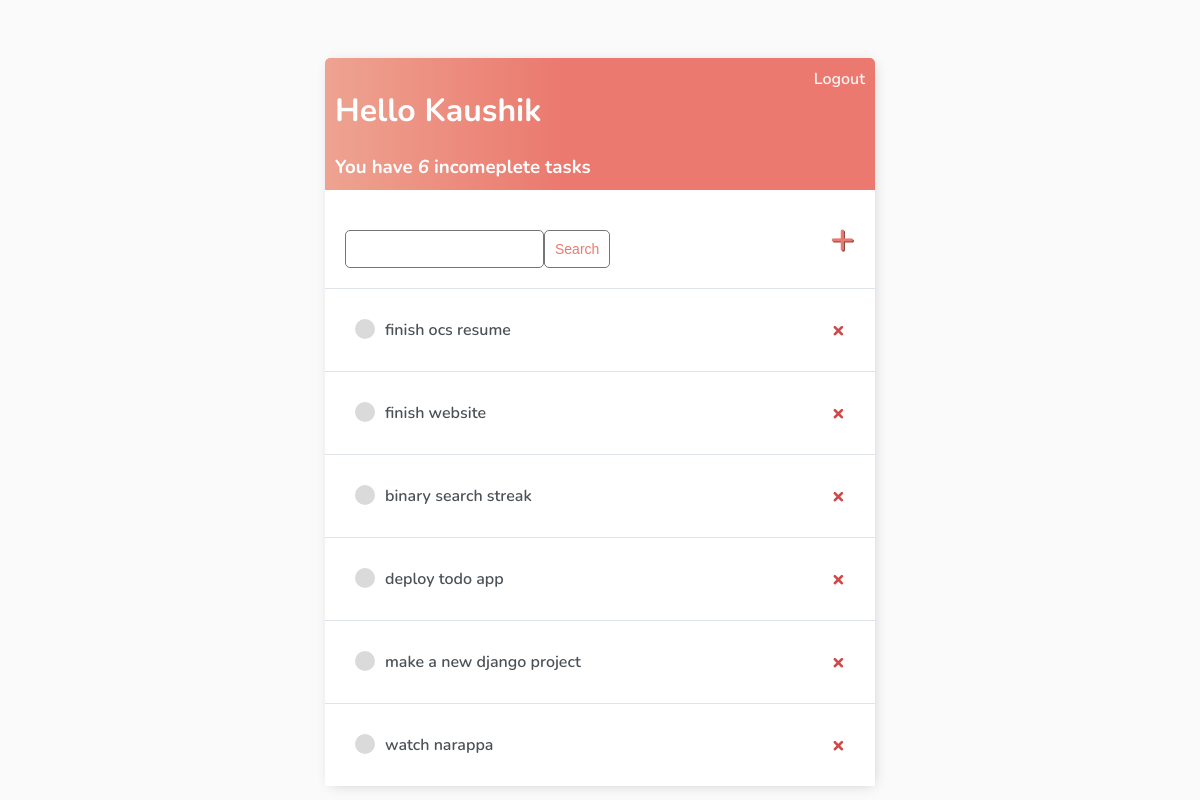
Page / (signed in) on the earlier database version.
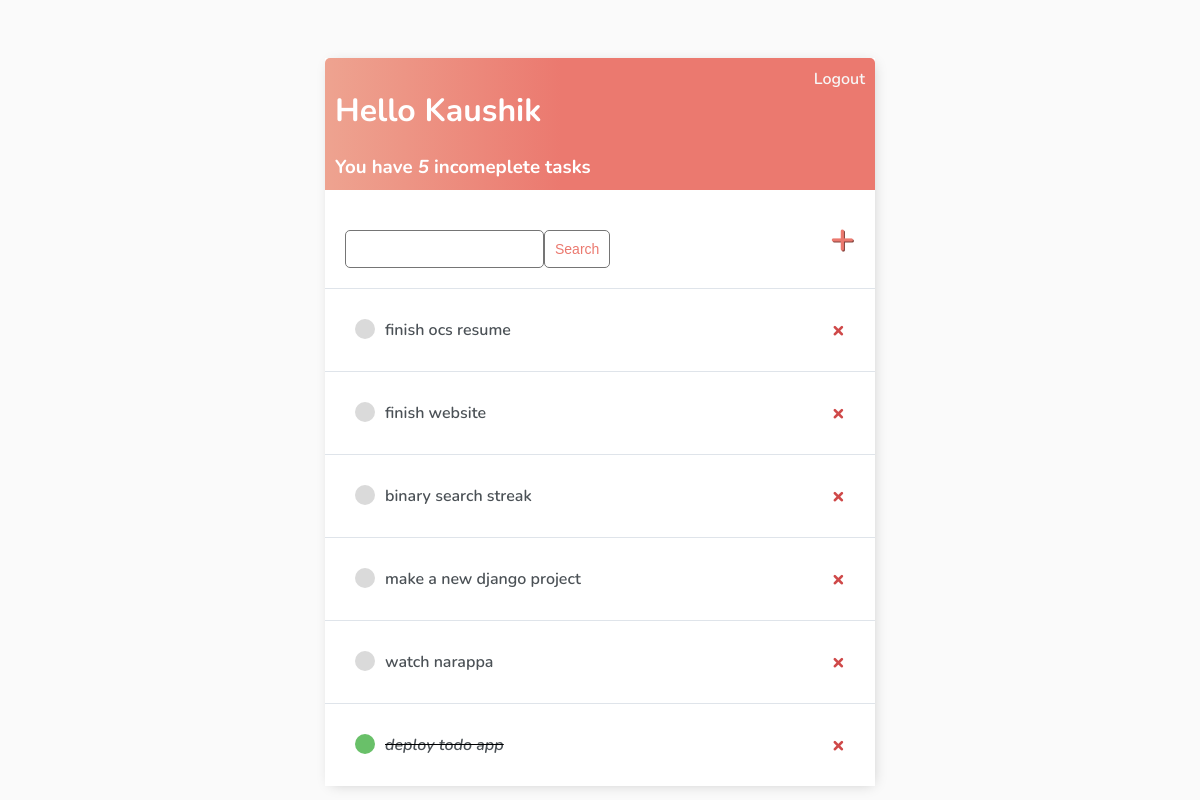
Same page on the later database version.
### base/models.py (models this page shows)
class Task(models.Model):
    user = models.ForeignKey(User,on_delete=CASCADE, null=True, blank=True)
    title = models.CharField(max_length=200)
    description = models.TextField(null=True, blank=True)
    complete = models.BooleanField(default=False)
    created = models.DateTimeField(auto_now_add=True)
    def __str__(self):
        return self.title
    class Meta:
        ordering = ['complete']

### base/views.py (the view)
# urls.py: path('', TaskList.as_view(), name='tasks'),
class TaskList(LoginRequiredMixin, ListView):
    model = Task
    context_object_name = 'tasks'
    def get_context_data(self, **kwargs):
        context = super().get_context_data(**kwargs)
        context['tasks'] = context['tasks'].filter(user=self.request.user)
        context['count'] = context['tasks'].filter(complete=False).count()
        search_input = self.request.GET.get('search-area') or ''
        if search_input:
            context['tasks'] = context['tasks'].filter(title__startswith=search_input)
        context['search_input'] = search_input
        return context

### base/templates/base/task_list.html
{% extends 'base/main.html' %}
{% block content %}
<div class="header-bar">
    <div>
        <h1>Hello {{request.user|title}}</h1>
        <h3 style="margin: 0;">You have <i>{{count}}</i> incomeplete task{{count|pluralize:"s"}}</h3>
    </div>
    {% if request.user.is_authenticated %}
    <a href="{% url 'logout' %}">Logout</a>
    {% else %}
    <a href="{% url 'login' %}">Login</a>
    {% endif %}
</div>
<div id="search-add-wrapper">
    <form method="GET" style="margin-top: 20px;display: flex;">
        <input type="text" name="search-area" value="{{search_input}}">
        <input class="button" type="submit" value="Search">
    </form>
    <a id="add-link" href="{% url 'task-create' %}">&#x2b;</a>
</div>
<div class="task-items-wrapper">
    {% for task in tasks %}
    <div class="task-wrapper">
        {% if task.complete %}
        <div class="task-title">
            <div class="task-complete-icon"></div>
            <i><s><a href="{% url 'task-update' task.id %}">{{task}}</a></s></i>
        </div>
        <a class="delete-link" href="{% url 'task-delete' task.id %}">&#215;</a>
        {% else %}
        <div class="task-title">
            <div class="task-incomplete-icon"></div>
            <a href="{% url 'task-update' task.id %}">{{task}}</a>
        </div>
        <a class="delete-link" href="{% url 'task-delete' task.id %}">&#215;</a>
        {% endif %}
    </div>
    {% empty %}
    <h3>No Items In List</h3>
    {% endfor %}
</div>
{% endblock content %}

Differences in the rows shown:
changed Task "deploy todo app": complete False → True (drawn); moves down the list
Other differences:
{{ count }}: "6" → "5"
